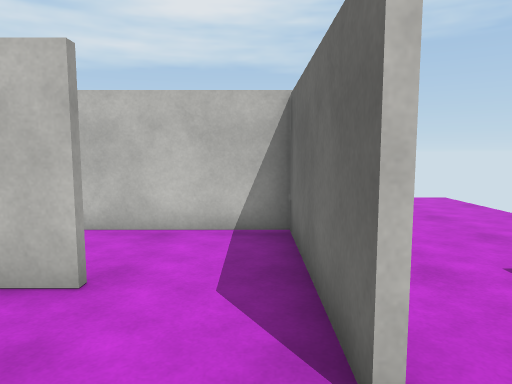
View 1 (above)

15 first-person views from a walk through a Unity game level. The camera is 1.5 m above the floor, tilts 6° down and sees 70° across. The floor is counted in squares, 1 m on a side. Each view is taken from the middle of a square. On the plan, view 1 faces up. The plan holds only what a view shows up to about 16 squares ahead; the rest is blank. The player character is not drawn. Surface patterns are stand-ins for the level's own textures.

View 2
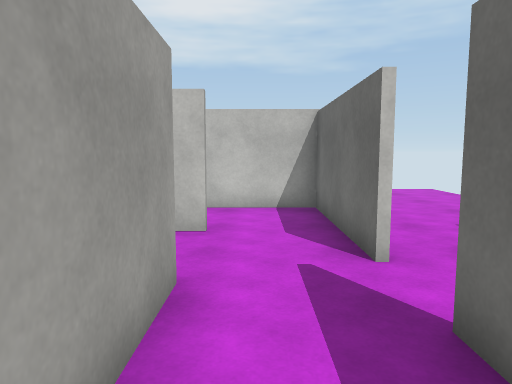

View 3
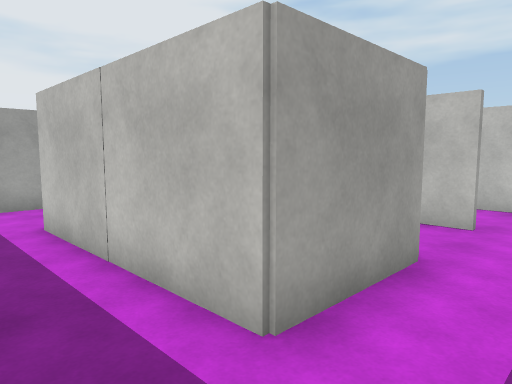

View 4
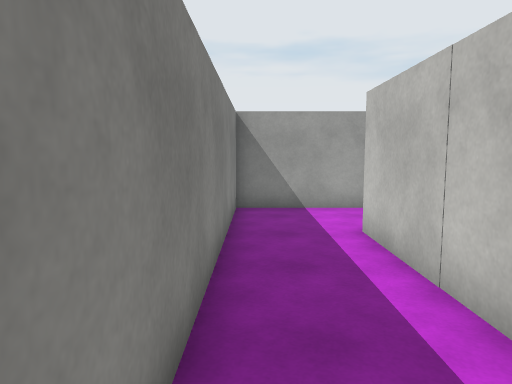

View 5
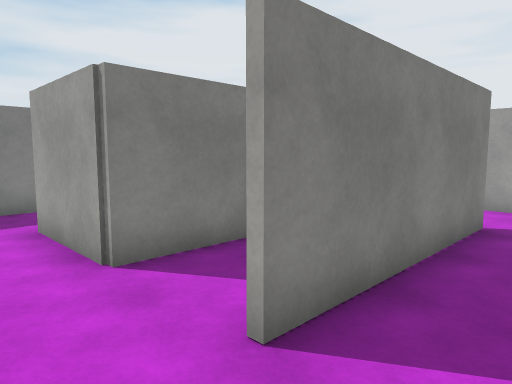

View 6
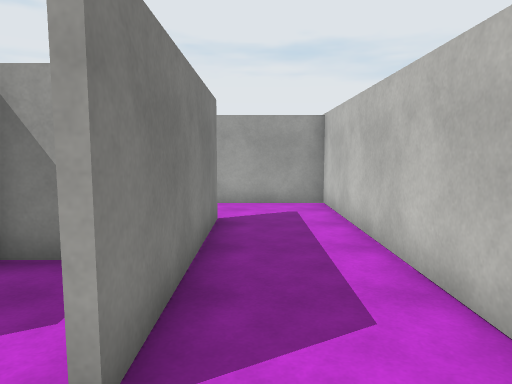

View 7
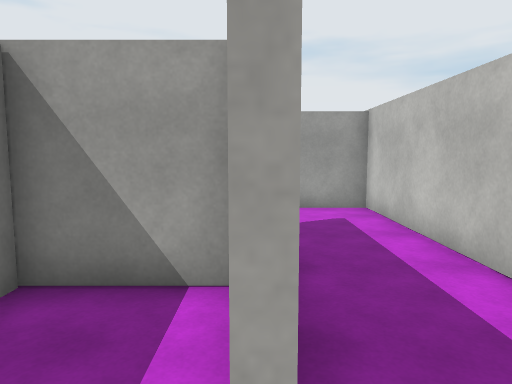

View 8
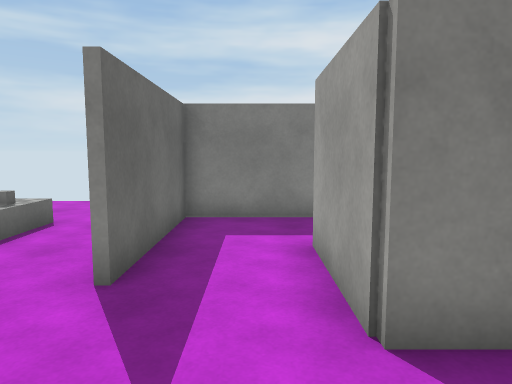

View 9
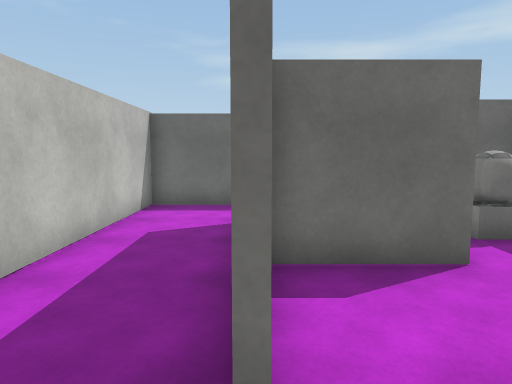

View 10
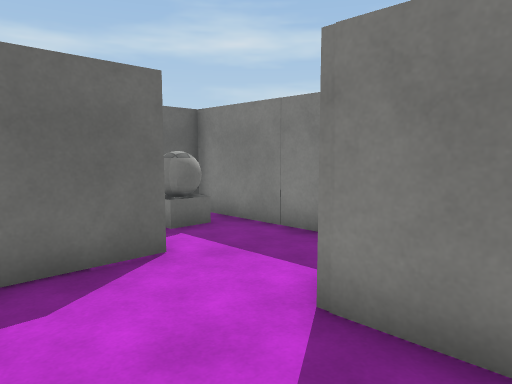

View 11
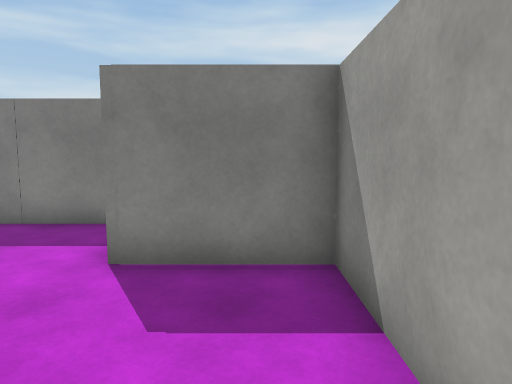

View 12
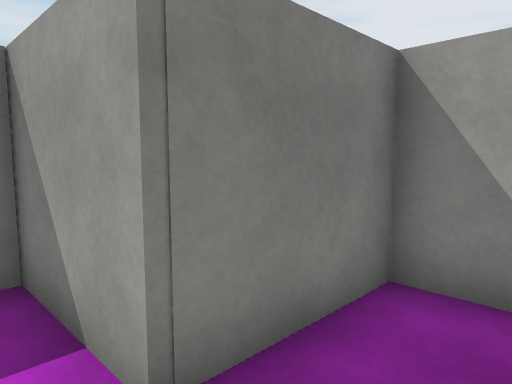

View 13
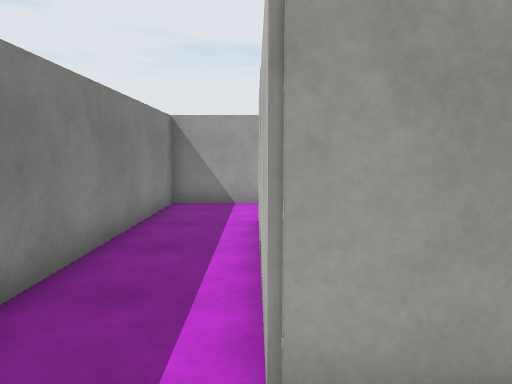

View 14
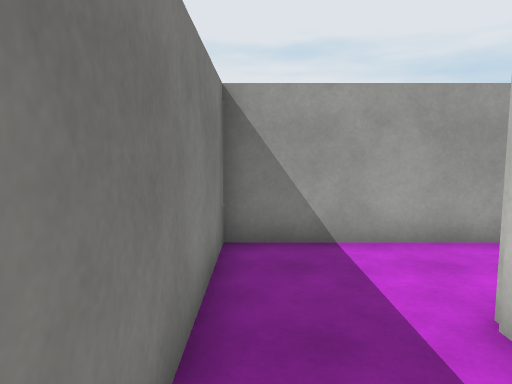

View 15
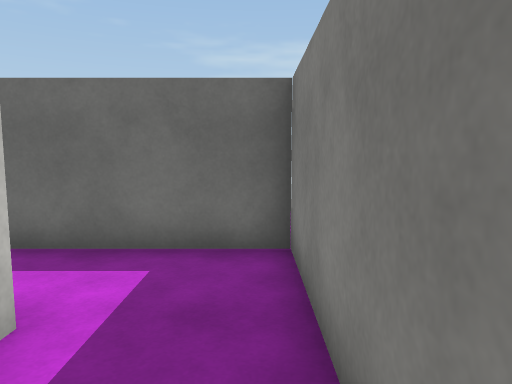

### Floor plan
Ten units are one square. View 1 is at (0, 0); x grows to the right and y downward. Boxes are objects, and circles mark ways between rooms. Rooms are numbered by the first view taken in them; rooms with no view inside come last. Other rooms are left out.
<svg viewBox="-116 -76 131 126">
<path fill="none" stroke="#000" d="M7 -19 7 -34M-19 -39 -30 -39M7 25 7 0M-50 -38 -50 -13 -19 -13 -19 19M-19 19 -82 19M-111 -2 -111 45 7 45 7 25M-84 -41 -19 -41M7 -34 7 -71 -111 -71 -111 -34M-52 -10 -52 -39M-80 -12 -80 18 -21 18 -21 6M-111 -34 -111 -12 -80 -12"/>
<rect x="-45" y="-5" width="20" height="20" fill="#bbb"><title>other object</title></rect>
<circle cx="-5" cy="15" r="3" fill="#2a7"/>
<circle cx="-5" cy="-40" r="3" fill="#2a7"/>
<circle cx="-95" cy="-40" r="3" fill="#2a7"/>
<circle cx="-65" cy="-10" r="3" fill="#2a7"/>
<circle cx="-80" cy="-25" r="3" fill="#2a7"/>
<text x="-10" y="-10">1</text>
<text x="-60" y="30">2</text>
<text x="-50" y="-50">3</text>
<text x="-70" y="-20">4</text>
<text x="-50" y="0">5</text>
<text x="-90" y="-30">6</text>
</svg>
Room 1 opens to room 2. Room 1 opens to room 3. Room 3 opens to room 6. Room 4 opens to room 5. Room 4 opens to room 6.

Where each view was taken, in squares from view 1:
view 1: 0 up, 0 right, facing up
view 2: 3 down, 1 left, facing up
view 3: 4 down, 0 right, facing up-left
view 4: 4 down, 1 left, facing left
view 5: 6 up, 0 right, facing down-left
view 6: 5 up, 0 right, facing left
view 7: 4 up, 1 left, facing left
view 8: 4 up, 1 left, facing down
view 9: 4 up, 10 left, facing right
view 10: 4 up, 10 left, facing down-right
view 11: 6 up, 10 left, facing down
view 12: 3 up, 7 left, facing down-left
view 13: 2 down, 0 right, facing left
view 14: 4 down, 5 left, facing left
view 15: 4 down, 5 left, facing right
